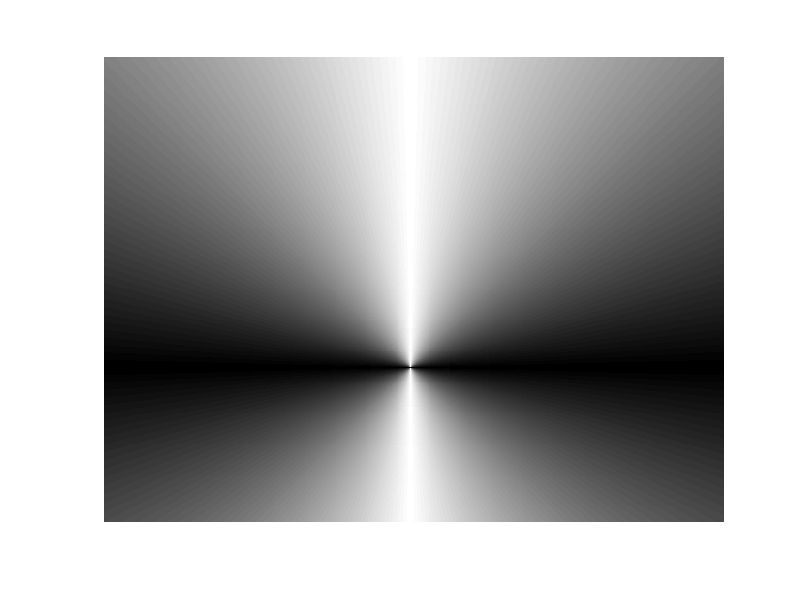

This chart was generated by the following MATLAB code:
%%%%%%%%%%%%%%%%%%%%%%%%%%%%%%%%%%%%%%%%%%%%%%%%%%%%%%%%%%%%%%%%%%%%%%%%%%%%%%%%
%
%      Applied Physics and Optics (UB) and Optics and Laser Beams (UCM)
% 
%        https://github.com/dmaluenda/DigiHolos2LaserBeamModelation
%
%                  David Maluenda Niubo - dmaluendn@gmail.com            
%
%      CC: by, NC, SA                                    2012-2017
%%%%%%%%%%%%%%%%%%%%%%%%%%%%%%%%%%%%%%%%%%%%%%%%%%%%%%%%%%%%%%%%%%%%%%%%%%%%%%%%

%AD=[0 1;1 0];

%% CCD key points [px] 
% A = [263 -23];
% B = [450 182];
% C = [266 377];
% D = [72 177]; 

%% SLM key points [mm]
a = [421 324];
b = [308 215];
c = [210 332];
d = [328 424]; 

% O_CCD = round([(B(1)+D(1))/2 (C(2)+A(2))/2]);
O_SLM = round([(a(1)+c(1))/2 (d(2)+b(2))/2]);
% D_CCD = (norm(B-D)+norm(C-A))/2;D_SLM=(norm(b-d)+norm(c-a))/2;
% step = D_SLM/D_CCD; %[mm]/[px]

[xx,yy] = meshgrid(-O_SLM(1):640-O_SLM(1)-1, -O_SLM(2):480-O_SLM(2)-1);

%Oa = a+A*AD*step - CCD_size*AD*step;
%Ob = b+B*AD*step - CCD_size*AD*step;
%Oc = c+C*AD*step - CCD_size*AD*step;
%Od = d+D*AD*step - CCD_size*AD*step;
%O = round((Oa+Ob+Oc+Od)/4)*AD;
%O_CCD_SLM = round(O+O_CCD*AD*step+offset*AD*step);

%aa = round(O+A*AD*step);
%bb = round(O+B*AD*step);
%cc = round(O+C*AD*step);
%dd = round(O+D*AD*step);

SLM_size = [640 480];
SLM = zeros(SLM_size)';

theta = atan(yy./xx);

% for i=1:SLM_size(1)
%     for j=1:SLM_size(2)
%         SLM(i,j) = theta(i,j)    
%     end
% end

imshow(abs(theta)/max(max(theta)))%,'colormap',colormap)
imwrite(abs(theta)/max(max(theta)),'RadialV.png','png')
